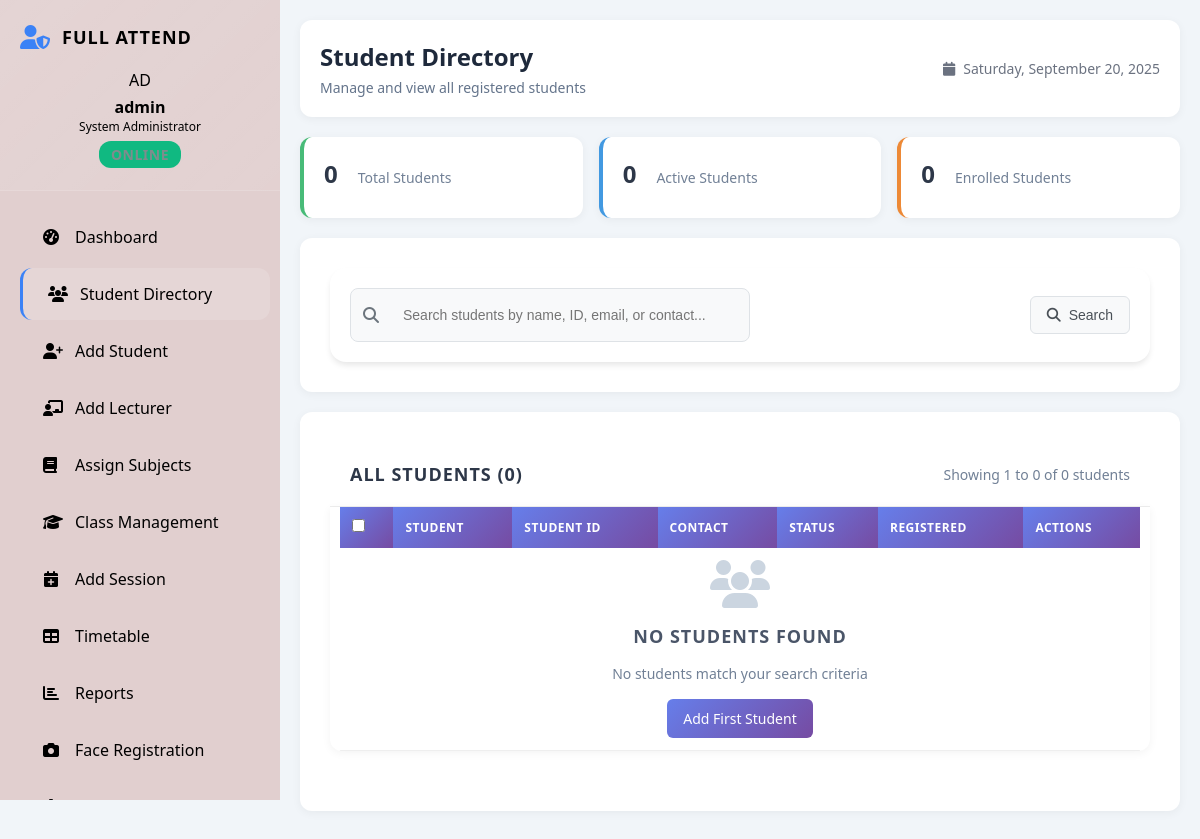
The app's page /admin/student_directory.php (signed in), older data.
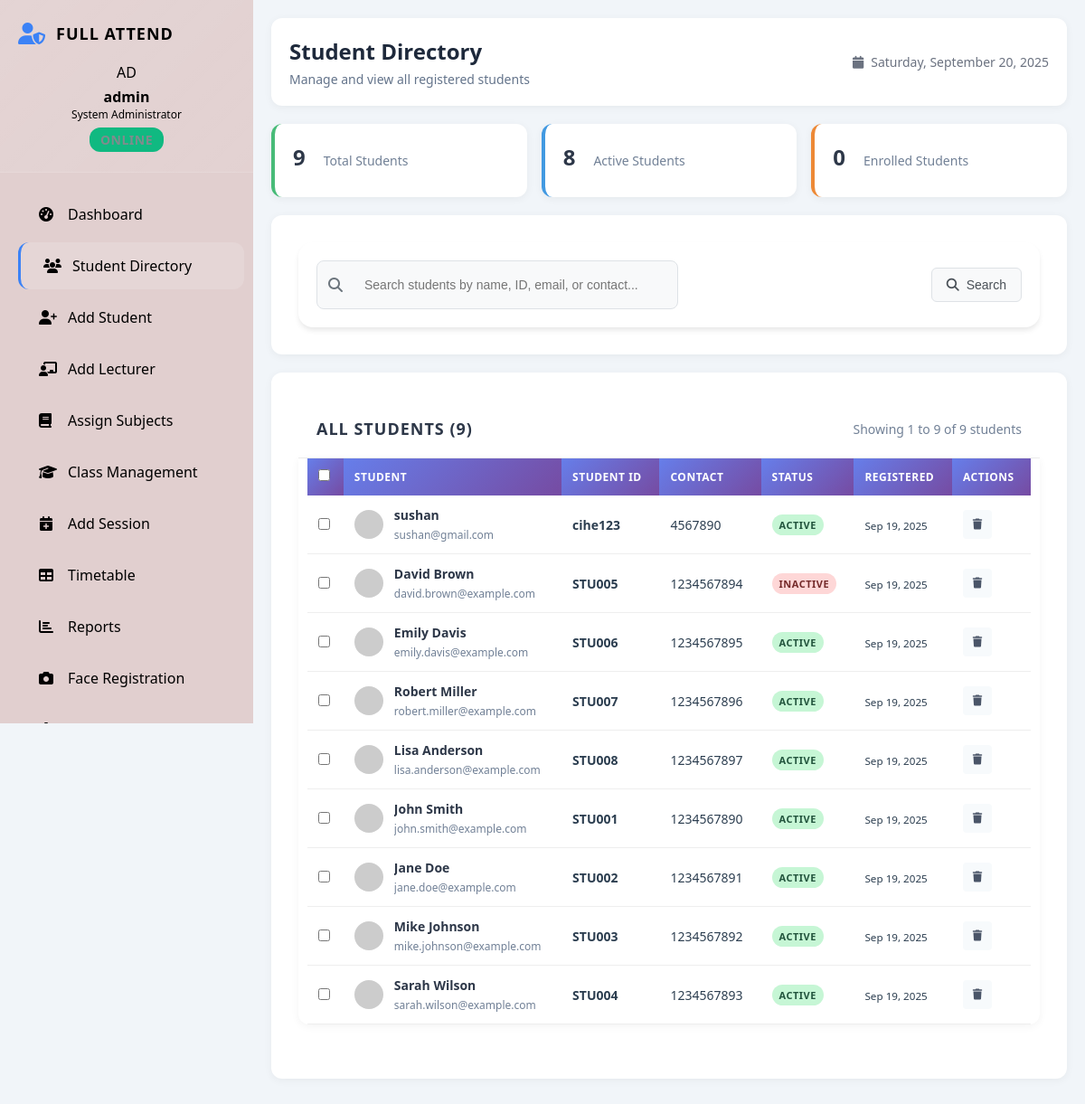
The same page, newer data.
### tables this page shows
CREATE TABLE `students` (
  `id` int NOT NULL,
  `student_id` varchar(20) NOT NULL,
  `name` varchar(100) NOT NULL,
  `email` varchar(100) NOT NULL,
  `password` varchar(255) NOT NULL,
  `contact` varchar(20) DEFAULT NULL,
  `face_encoding` text,
  `profile_image` varchar(255) DEFAULT NULL,
  `status` enum('active','inactive') DEFAULT 'active',
  `created_at` timestamp NULL DEFAULT CURRENT_TIMESTAMP,
  `updated_at` timestamp NULL DEFAULT CURRENT_TIMESTAMP ON UPDATE CURRENT_TIMESTAMP
);

### admin/student_directory.php (the view, shortened to what the rows shown need)
<?php
$pdo = getDBConnection();
$per_page = 25;
$page = isset($_GET['page']) ? max(1, (int)$_GET['page']) : 1;
$offset = ($page - 1) * $per_page;
$query = "SELECT s.*,
                 COUNT(DISTINCT se.id) as enrolled_classes,
                 COUNT(DISTINCT a.id) as total_attendance,
                 ROUND((COUNT(DISTINCT CASE WHEN a.status = 'present' THEN a.id END) /
                       NULLIF(COUNT(DISTINCT a.id), 0)) * 100, 1) as attendance_percentage,
                 s.created_at as registration_date
          FROM students s
          LEFT JOIN student_enrollments se ON s.id = se.student_id AND se.status = 'enrolled'
          LEFT JOIN attendance a ON s.id = a.student_id
          WHERE 1=1";
$params = [];
$query .= " GROUP BY s.id ORDER BY s.created_at DESC LIMIT $per_page OFFSET $offset";
try {
    $stmt = $pdo->prepare($query);
    $stmt->execute($params);
    $students = $stmt->fetchAll();
} catch (PDOException $e) {
    $students = [];
    $total_students = 0;
    $error_message = "Error fetching students: " . $e->getMessage();
}
?>
<!DOCTYPE html>
<html lang="en">
<head>
    <link rel="stylesheet" href="admin_styles.css">
    <link rel="stylesheet" href="https://cdnjs.cloudflare.com/ajax/libs/font-awesome/6.4.0/css/all.min.css">
</head>
<body>
    <div class="admin-container">
        <?php include 'includes/sidebar.php'; ?>
        <main class="admin-main">
            <header class="dashboard-header">
                <div class="header-left">
                    <h1>Student Directory</h1>
                </div>
            </header>
            <section class="students-table-section">
                <div class="card">
                    <div class="table-container">
                        <table class="students-table">
                            <thead>
                                <tr>
                                    <th>
                                        <input type="checkbox" id="selectAll" onchange="toggleSelectAll(this)">
                                    </th>
                                    <th>Student</th>
                                    <th>Student ID</th>
                                    <th>Contact</th>
                                    <th>Status</th>
                                    <th>Registered</th>
                                    <th>Actions</th>
                                </tr>
                            </thead>
                            <tbody>
                                <?php if (!isset($students) || empty($students)): ?>
                                <tr>
                                    <td colspan="9" class="no-data">
                                        <div class="no-data-message">
                                            <i class="fas fa-users"></i>
                                            <h3>No students found</h3>
                                            <p>No students match your search criteria</p>
                                            <a href="add_student.php" class="btn-primary">Add First Student</a>
                                        </div>
                                    </td>
                                </tr>
                                <?php else: ?>
                                <?php foreach ($students as $student): ?>
                                <tr>
                                    <td>
                                        <input type="checkbox" class="student-select" value="<?php echo $student['id']; ?>" onchange="updateBulkActions()">
                                    </td>
                                    <td>
                                        <div class="student-info">
                                            <img src="https://ui-avatars.com/api/?name=<?php echo urlencode($student['name']); ?>&background=6c8ff5&color=fff&size=40"
                                                 alt="<?php echo htmlspecialchars($student['name']); ?>" class="student-avatar">
                                            <div class="student-details">
                                                <h4><?php echo htmlspecialchars($student['name']); ?></h4>
                                                <p><?php echo htmlspecialchars($student['email']); ?></p>
                                            </div>
                                        </div>
                                    </td>
                                    <td>
                                        <strong><?php echo htmlspecialchars($student['student_id']); ?></strong>
                                    </td>
                                    <td><?php echo htmlspecialchars($student['contact'] ?? 'N/A'); ?></td>
                                    <td>
                                        <span class="status-badge <?php echo strtolower($student['status']); ?>"
                                              onclick="toggleStatus(<?php echo $student['id']; ?>, '<?php echo $student['status']; ?>')"
                                              style="cursor: pointer;" title="Click to toggle status">
                                            <?php echo ucfirst($student['status']); ?>
                                        </span>
                                    </td>
                                    <td>
                                        <small><?php echo date('M j, Y', strtotime($student['registration_date'])); ?></small>
                                    </td>
                                    <td>
                                        <div class="action-buttons">
                                            <button class="btn-icon danger" title="Delete Student" onclick="deleteStudent(<?php echo $student['id']; ?>, '<?php echo htmlspecialchars($student['name']); ?>')">
                                                <i class="fas fa-trash"></i>
                                            </button>
                                        </div>
                                    </td>
                                </tr>
                                <?php endforeach; ?>
                                <?php endif; ?>
                            </tbody>
                        </table>
                    </div>
                </div>
            </section>
        </main>
    </div>
</body>
</html>

Row changes from the older to the newer data that the page shows:
added students: name "sushan", email "sushan@gmail.com", student "cihe123", contact "4567890", status "ACTIVE", created_at "Sep 19, 2025"
added students: name "David Brown", email "david.brown@example.com", student "STU005", contact "1234567894", status "INACTIVE", created_at "Sep 19, 2025"
added students: name "Emily Davis", email "emily.davis@example.com", student "STU006", contact "1234567895", status "ACTIVE", created_at "Sep 19, 2025"
added students: name "Robert Miller", email "robert.miller@example.com", student "STU007", contact "1234567896", status "ACTIVE", created_at "Sep 19, 2025"
added students: name "Lisa Anderson", email "lisa.anderson@example.com", student "STU008", contact "1234567897", status "ACTIVE", created_at "Sep 19, 2025"
added students: name "John Smith", email "john.smith@example.com", student "STU001", contact "1234567890", status "ACTIVE", created_at "Sep 19, 2025"
added students: name "Jane Doe", email "jane.doe@example.com", student "STU002", contact "1234567891", status "ACTIVE", created_at "Sep 19, 2025"
added students: name "Mike Johnson", email "mike.johnson@example.com", student "STU003", contact "1234567892", status "ACTIVE", created_at "Sep 19, 2025"
added students: name "Sarah Wilson", email "sarah.wilson@example.com", student "STU004", contact "1234567893", status "ACTIVE", created_at "Sep 19, 2025"
Text that changed along with them:
$total_students: "0" → "9"
min($offset + $per_page, $total_students): "0" → "9"
text no longer shown: "0 NO STUDENTS FOUND No students match your search criteria Add First Student"
text now shown: "8"
